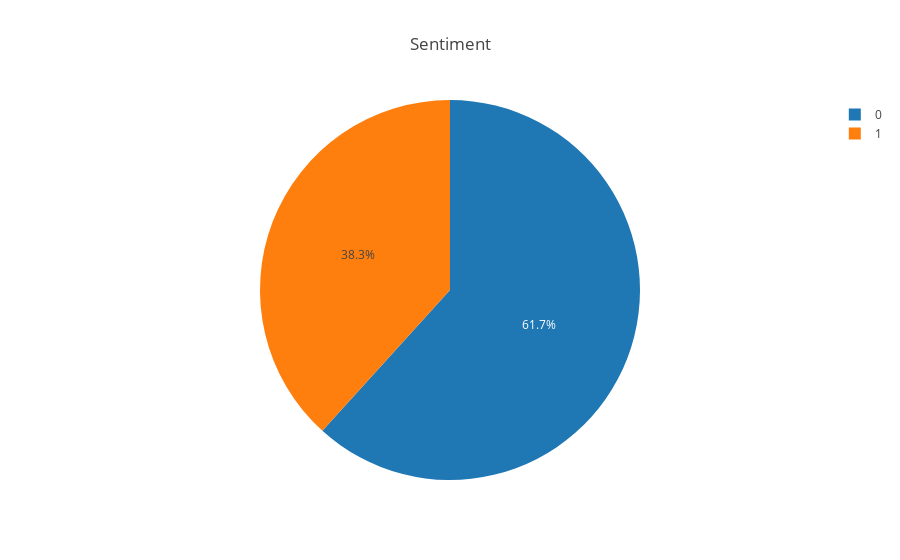

Notebook cell for this chart:
### Markdown cell above
Plot a pie chart that shows the predicted sentiment label.

### Code cell
product_data = [go.Pie(
            labels=labels_data_plot,
            values=values_data_plot,
    )]

product_layout = go.Layout(
    title='Sentiment',
)

fig = go.Figure(data=product_data, layout=product_layout)
iplot(fig)

### Figure 1 — Plotly figure (JSON) as saved in the notebook; plotly's stock layout.template omitted (floating-point values rounded to 4 significant figures)
{"data": [{"values": [79, 49], "type": "pie", "labels": [0, 1]}], "layout": {"title": "Sentiment"}}
